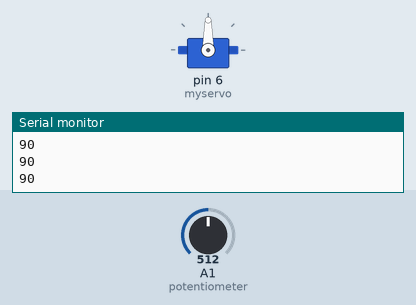
This sketch was run on a simulated Arduino Uno, built with avr-gcc and run on an emulated ATmega328P. On the bench: servo, the last lines printed to the serial monitor. The test bench sets the inputs (shaded band); at power-on: A1 (potentiometer) = 512.

Above: at 1.2 s.
1.3 s: A1 (potentiometer) set to 716
At 2.5 s:
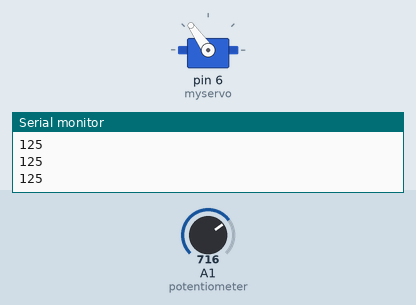
2.8 s: A1 (potentiometer) set to 900
At 3.1 s:
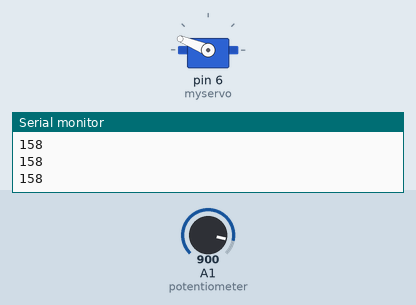
4.3 s: A1 (potentiometer) set to 1023
At 4.7 s:
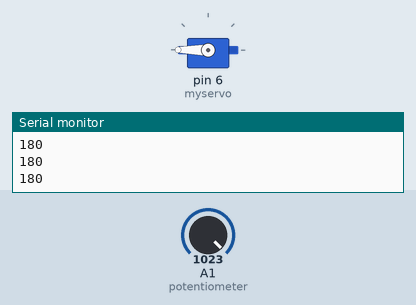
5.8 s: A1 (potentiometer) set to 306
At 6.3 s:
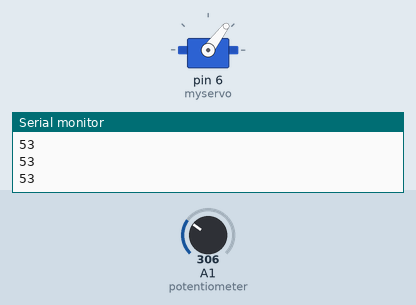
7.3 s: A1 (potentiometer) set to 122
At 8.3 s:
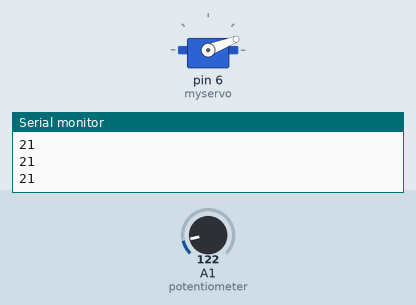
8.8 s: A1 (potentiometer) set to 0
At 9.9 s:
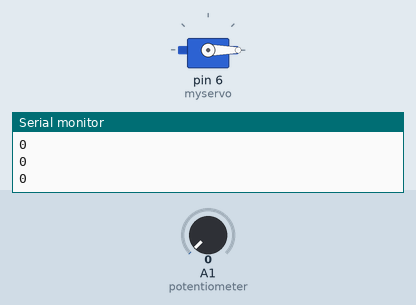
Timing chart, 0 to 11.3 s (numbered marks = the images above; inputs shaded):
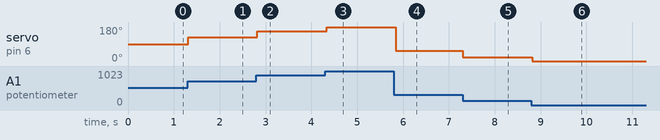

Measured:
- after the input at 1.3 s, servo on pin 6 (myservo): 90° → 125° at once
- after the input at 2.8 s, servo on pin 6 (myservo): 125° → 158° at once
- after the input at 4.3 s, servo on pin 6 (myservo): 158° → 180° at once
- after the input at 5.8 s, servo on pin 6 (myservo): 180° → 53° after 0.05 s
- after the input at 7.3 s, servo on pin 6 (myservo): 53° → 21° at once
- after the input at 8.8 s, servo on pin 6 (myservo): 21° → 0° at once

The sketch:

BrushlessMotor.ino
```cpp
#include <Servo.h>

Servo myservo;
int val;

void setup() {
  myservo.attach(6,1000,2000);
  Serial.begin(115200);
}

void loop() {
  val = analogRead(A1);            // reads the value of the potentiometer (value between 0 and 1023)
  val = map(val, 0, 1023, 0, 180);     // scale it to use it with the servo (value between 0 and 180)
  myservo.write(val);
  Serial.println(val);
  delay(50);


}
```
